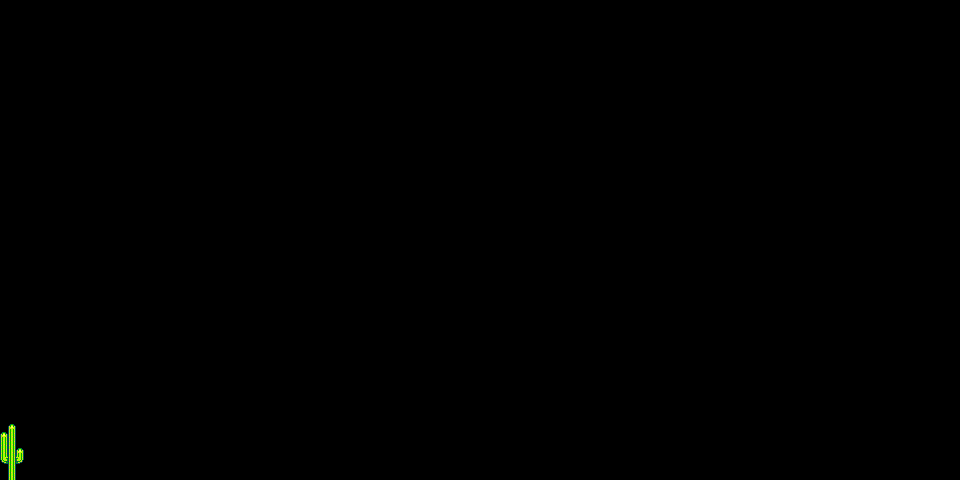

Tiled map render using the project's own tile images. Description and the map definition, with tile-layer contents summarised, below:
An orthogonal 60x30 tile map with 16x16 px tiles, 1 tile layer (Tile Layer 1).

<map version="1.0" orientation="orthogonal" renderorder="right-down" width="60" height="30" tilewidth="16" tileheight="16" nextobjectid="1">
 <tileset firstgid="1" name="beastlands" tilewidth="16" tileheight="16" tilecount="896" columns="56">
  <image source="../Graphics/Gameplay/Temporary/beastlands.png" width="896" height="256" />
 </tileset>
 <layer name="Tile Layer 1" width="60" height="30">
  <data>[1800 cells, 8 non-empty, 8 distinct tile ids]</data>
 </layer>
</map>
